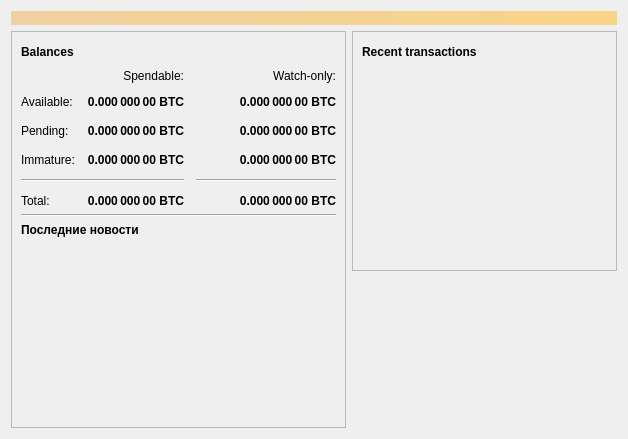
<?xml version="1.0" encoding="UTF-8"?>
<ui version="4.0">
 <class>OverviewPage</class>
 <widget class="QWidget" name="OverviewPage">
  <property name="geometry">
   <rect>
    <x>0</x>
    <y>0</y>
    <width>628</width>
    <height>434</height>
   </rect>
  </property>
  <property name="windowTitle">
   <string>Form</string>
  </property>
  <layout class="QVBoxLayout" name="topLayout">
   <item>
    <widget class="QLabel" name="labelAlerts">
     <property name="visible">
      <bool>false</bool>
     </property>
     <property name="styleSheet">
      <string notr="true">background-color: qlineargradient(x1: 0, y1: 0, x2: 1, y2: 0, stop:0 #F0D0A0, stop:1 #F8D488); color:#000000;</string>
     </property>
     <property name="wordWrap">
      <bool>true</bool>
     </property>
     <property name="margin">
      <number>3</number>
     </property>
    </widget>
   </item>
   <item>
    <layout class="QHBoxLayout" name="horizontalLayout" stretch="1,1">
     <item>
      <layout class="QVBoxLayout" name="verticalLayout_2">
       <item>
        <widget class="QFrame" name="frame">
         <property name="sizePolicy">
          <sizepolicy hsizetype="Preferred" vsizetype="Expanding">
           <horstretch>0</horstretch>
           <verstretch>200</verstretch>
          </sizepolicy>
         </property>
         <property name="frameShape">
          <enum>QFrame::StyledPanel</enum>
         </property>
         <property name="frameShadow">
          <enum>QFrame::Raised</enum>
         </property>
         <layout class="QVBoxLayout" name="verticalLayout_4">
          <item>
           <layout class="QHBoxLayout" name="horizontalLayout_4">
            <item>
             <widget class="QLabel" name="label_5">
              <property name="font">
               <font>
                <weight>75</weight>
                <bold>true</bold>
               </font>
              </property>
              <property name="text">
               <string>Balances</string>
              </property>
             </widget>
            </item>
            <item>
             <widget class="QPushButton" name="labelWalletStatus">
              <property name="enabled">
               <bool>true</bool>
              </property>
              <property name="maximumSize">
               <size>
                <width>30</width>
                <height>16777215</height>
               </size>
              </property>
              <property name="toolTip">
               <string>The displayed information may be out of date. Your wallet automatically synchronizes with the FirstCoin network after a connection is established, but this process has not completed yet.</string>
              </property>
              <property name="text">
               <string/>
              </property>
              <property name="icon">
               <iconset resource="../bitcoin.qrc">
                <normaloff>:/icons/warning</normaloff>
                <disabledoff>:/icons/warning</disabledoff>:/icons/warning</iconset>
              </property>
              <property name="iconSize">
               <size>
                <width>24</width>
                <height>24</height>
               </size>
              </property>
              <property name="flat">
               <bool>true</bool>
              </property>
             </widget>
            </item>
            <item>
             <spacer name="horizontalSpacer_3">
              <property name="orientation">
               <enum>Qt::Horizontal</enum>
              </property>
              <property name="sizeHint" stdset="0">
               <size>
                <width>40</width>
                <height>20</height>
               </size>
              </property>
             </spacer>
            </item>
           </layout>
          </item>
          <item>
           <layout class="QGridLayout" name="gridLayout">
            <property name="spacing">
             <number>12</number>
            </property>
            <item row="2" column="2">
             <widget class="QLabel" name="labelWatchPending">
              <property name="font">
               <font>
                <weight>75</weight>
                <bold>true</bold>
               </font>
              </property>
              <property name="cursor">
               <cursorShape>IBeamCursor</cursorShape>
              </property>
              <property name="toolTip">
               <string>Unconfirmed transactions to watch-only addresses</string>
              </property>
              <property name="text">
               <string notr="true">0.000 000 00 BTC</string>
              </property>
              <property name="alignment">
               <set>Qt::AlignRight|Qt::AlignTrailing|Qt::AlignVCenter</set>
              </property>
              <property name="textInteractionFlags">
               <set>Qt::LinksAccessibleByMouse|Qt::TextSelectableByKeyboard|Qt::TextSelectableByMouse</set>
              </property>
             </widget>
            </item>
            <item row="2" column="1">
             <widget class="QLabel" name="labelUnconfirmed">
              <property name="font">
               <font>
                <weight>75</weight>
                <bold>true</bold>
               </font>
              </property>
              <property name="cursor">
               <cursorShape>IBeamCursor</cursorShape>
              </property>
              <property name="toolTip">
               <string>Total of transactions that have yet to be confirmed, and do not yet count toward the spendable balance</string>
              </property>
              <property name="text">
               <string notr="true">0.000 000 00 BTC</string>
              </property>
              <property name="alignment">
               <set>Qt::AlignRight|Qt::AlignTrailing|Qt::AlignVCenter</set>
              </property>
              <property name="textInteractionFlags">
               <set>Qt::LinksAccessibleByMouse|Qt::TextSelectableByKeyboard|Qt::TextSelectableByMouse</set>
              </property>
             </widget>
            </item>
            <item row="3" column="2">
             <widget class="QLabel" name="labelWatchImmature">
              <property name="font">
               <font>
                <weight>75</weight>
                <bold>true</bold>
               </font>
              </property>
              <property name="cursor">
               <cursorShape>IBeamCursor</cursorShape>
              </property>
              <property name="toolTip">
               <string>Mined balance in watch-only addresses that has not yet matured</string>
              </property>
              <property name="text">
               <string notr="true">0.000 000 00 BTC</string>
              </property>
              <property name="alignment">
               <set>Qt::AlignRight|Qt::AlignTrailing|Qt::AlignVCenter</set>
              </property>
              <property name="textInteractionFlags">
               <set>Qt::LinksAccessibleByMouse|Qt::TextSelectableByKeyboard|Qt::TextSelectableByMouse</set>
              </property>
             </widget>
            </item>
            <item row="4" column="0" colspan="2">
             <widget class="Line" name="line">
              <property name="orientation">
               <enum>Qt::Horizontal</enum>
              </property>
             </widget>
            </item>
            <item row="4" column="2">
             <widget class="Line" name="lineWatchBalance">
              <property name="sizePolicy">
               <sizepolicy hsizetype="Preferred" vsizetype="Fixed">
                <horstretch>0</horstretch>
                <verstretch>0</verstretch>
               </sizepolicy>
              </property>
              <property name="minimumSize">
               <size>
                <width>140</width>
                <height>0</height>
               </size>
              </property>
              <property name="orientation">
               <enum>Qt::Horizontal</enum>
              </property>
             </widget>
            </item>
            <item row="5" column="0">
             <widget class="QLabel" name="labelTotalText">
              <property name="text">
               <string>Total:</string>
              </property>
             </widget>
            </item>
            <item row="3" column="1">
             <widget class="QLabel" name="labelImmature">
              <property name="font">
               <font>
                <weight>75</weight>
                <bold>true</bold>
               </font>
              </property>
              <property name="cursor">
               <cursorShape>IBeamCursor</cursorShape>
              </property>
              <property name="toolTip">
               <string>Mined balance that has not yet matured</string>
              </property>
              <property name="text">
               <string notr="true">0.000 000 00 BTC</string>
              </property>
              <property name="alignment">
               <set>Qt::AlignRight|Qt::AlignTrailing|Qt::AlignVCenter</set>
              </property>
              <property name="textInteractionFlags">
               <set>Qt::LinksAccessibleByMouse|Qt::TextSelectableByKeyboard|Qt::TextSelectableByMouse</set>
              </property>
             </widget>
            </item>
            <item row="2" column="3">
             <spacer name="horizontalSpacer_2">
              <property name="orientation">
               <enum>Qt::Horizontal</enum>
              </property>
              <property name="sizeHint" stdset="0">
               <size>
                <width>40</width>
                <height>20</height>
               </size>
              </property>
             </spacer>
            </item>
            <item row="3" column="0">
             <widget class="QLabel" name="labelImmatureText">
              <property name="text">
               <string>Immature:</string>
              </property>
             </widget>
            </item>
            <item row="5" column="1">
             <widget class="QLabel" name="labelTotal">
              <property name="font">
               <font>
                <weight>75</weight>
                <bold>true</bold>
               </font>
              </property>
              <property name="cursor">
               <cursorShape>IBeamCursor</cursorShape>
              </property>
              <property name="toolTip">
               <string>Your current total balance</string>
              </property>
              <property name="text">
               <string notr="true">0.000 000 00 BTC</string>
              </property>
              <property name="alignment">
               <set>Qt::AlignRight|Qt::AlignTrailing|Qt::AlignVCenter</set>
              </property>
              <property name="textInteractionFlags">
               <set>Qt::LinksAccessibleByMouse|Qt::TextSelectableByKeyboard|Qt::TextSelectableByMouse</set>
              </property>
             </widget>
            </item>
            <item row="5" column="2">
             <widget class="QLabel" name="labelWatchTotal">
              <property name="font">
               <font>
                <weight>75</weight>
                <bold>true</bold>
               </font>
              </property>
              <property name="cursor">
               <cursorShape>IBeamCursor</cursorShape>
              </property>
              <property name="toolTip">
               <string>Current total balance in watch-only addresses</string>
              </property>
              <property name="text">
               <string notr="true">0.000 000 00 BTC</string>
              </property>
              <property name="alignment">
               <set>Qt::AlignRight|Qt::AlignTrailing|Qt::AlignVCenter</set>
              </property>
              <property name="textInteractionFlags">
               <set>Qt::LinksAccessibleByMouse|Qt::TextSelectableByKeyboard|Qt::TextSelectableByMouse</set>
              </property>
             </widget>
            </item>
            <item row="0" column="2">
             <widget class="QLabel" name="labelWatchonly">
              <property name="text">
               <string>Watch-only:</string>
              </property>
              <property name="alignment">
               <set>Qt::AlignRight|Qt::AlignTrailing|Qt::AlignVCenter</set>
              </property>
             </widget>
            </item>
            <item row="1" column="0">
             <widget class="QLabel" name="labelBalanceText">
              <property name="text">
               <string>Available:</string>
              </property>
             </widget>
            </item>
            <item row="1" column="1">
             <widget class="QLabel" name="labelBalance">
              <property name="font">
               <font>
                <weight>75</weight>
                <bold>true</bold>
               </font>
              </property>
              <property name="cursor">
               <cursorShape>IBeamCursor</cursorShape>
              </property>
              <property name="toolTip">
               <string>Your current spendable balance</string>
              </property>
              <property name="text">
               <string notr="true">0.000 000 00 BTC</string>
              </property>
              <property name="alignment">
               <set>Qt::AlignRight|Qt::AlignTrailing|Qt::AlignVCenter</set>
              </property>
              <property name="textInteractionFlags">
               <set>Qt::LinksAccessibleByMouse|Qt::TextSelectableByKeyboard|Qt::TextSelectableByMouse</set>
              </property>
             </widget>
            </item>
            <item row="1" column="2">
             <widget class="QLabel" name="labelWatchAvailable">
              <property name="font">
               <font>
                <weight>75</weight>
                <bold>true</bold>
               </font>
              </property>
              <property name="cursor">
               <cursorShape>IBeamCursor</cursorShape>
              </property>
              <property name="toolTip">
               <string>Your current balance in watch-only addresses</string>
              </property>
              <property name="text">
               <string notr="true">0.000 000 00 BTC</string>
              </property>
              <property name="alignment">
               <set>Qt::AlignRight|Qt::AlignTrailing|Qt::AlignVCenter</set>
              </property>
              <property name="textInteractionFlags">
               <set>Qt::LinksAccessibleByMouse|Qt::TextSelectableByKeyboard|Qt::TextSelectableByMouse</set>
              </property>
             </widget>
            </item>
            <item row="2" column="0">
             <widget class="QLabel" name="labelPendingText">
              <property name="text">
               <string>Pending:</string>
              </property>
             </widget>
            </item>
            <item row="0" column="1">
             <widget class="QLabel" name="labelSpendable">
              <property name="text">
               <string>Spendable:</string>
              </property>
              <property name="alignment">
               <set>Qt::AlignRight|Qt::AlignTrailing|Qt::AlignVCenter</set>
              </property>
             </widget>
            </item>
           </layout>
          </item>
          <item>
           <widget class="Line" name="line_2">
            <property name="orientation">
             <enum>Qt::Horizontal</enum>
            </property>
           </widget>
          </item>
          <item>
           <widget class="QLabel" name="labelNews">
            <property name="font">
             <font>
              <weight>75</weight>
              <bold>true</bold>
             </font>
            </property>
            <property name="text">
             <string>Последние новости</string>
            </property>
           </widget>
          </item>
          <item>
           <widget class="QListWidget" name="newsList">
            <property name="sizePolicy">
             <sizepolicy hsizetype="Expanding" vsizetype="Expanding">
              <horstretch>0</horstretch>
              <verstretch>200</verstretch>
             </sizepolicy>
            </property>
            <property name="minimumSize">
             <size>
              <width>0</width>
              <height>175</height>
             </size>
            </property>
            <property name="font">
             <font>
              <pointsize>10</pointsize>
             </font>
            </property>
            <property name="styleSheet">
             <string notr="true">background:transparent;</string>
            </property>
            <property name="horizontalScrollBarPolicy">
             <enum>Qt::ScrollBarAlwaysOff</enum>
            </property>
            <property name="sizeAdjustPolicy">
             <enum>QAbstractScrollArea::AdjustIgnored</enum>
            </property>
            <property name="selectionBehavior">
             <enum>QAbstractItemView::SelectRows</enum>
            </property>
            <property name="resizeMode">
             <enum>QListView::Adjust</enum>
            </property>
           </widget>
          </item>
         </layout>
        </widget>
       </item>
       <item>
        <spacer name="verticalSpacer">
         <property name="orientation">
          <enum>Qt::Vertical</enum>
         </property>
         <property name="sizeHint" stdset="0">
          <size>
           <width>20</width>
           <height>1</height>
          </size>
         </property>
        </spacer>
       </item>
      </layout>
     </item>
     <item>
      <layout class="QVBoxLayout" name="verticalLayout_3">
       <item>
        <widget class="QFrame" name="frame_2">
         <property name="frameShape">
          <enum>QFrame::StyledPanel</enum>
         </property>
         <property name="frameShadow">
          <enum>QFrame::Raised</enum>
         </property>
         <layout class="QVBoxLayout" name="verticalLayout">
          <item>
           <layout class="QHBoxLayout" name="horizontalLayout_2">
            <item>
             <widget class="QLabel" name="label_4">
              <property name="font">
               <font>
                <weight>75</weight>
                <bold>true</bold>
               </font>
              </property>
              <property name="text">
               <string>Recent transactions</string>
              </property>
             </widget>
            </item>
            <item>
             <widget class="QPushButton" name="labelTransactionsStatus">
              <property name="enabled">
               <bool>true</bool>
              </property>
              <property name="maximumSize">
               <size>
                <width>30</width>
                <height>16777215</height>
               </size>
              </property>
              <property name="toolTip">
               <string>The displayed information may be out of date. Your wallet automatically synchronizes with the FirstCoin network after a connection is established, but this process has not completed yet.</string>
              </property>
              <property name="text">
               <string/>
              </property>
              <property name="icon">
               <iconset resource="../bitcoin.qrc">
                <normaloff>:/icons/warning</normaloff>
                <disabledoff>:/icons/warning</disabledoff>:/icons/warning</iconset>
              </property>
              <property name="iconSize">
               <size>
                <width>24</width>
                <height>24</height>
               </size>
              </property>
              <property name="flat">
               <bool>true</bool>
              </property>
             </widget>
            </item>
            <item>
             <spacer name="horizontalSpacer">
              <property name="orientation">
               <enum>Qt::Horizontal</enum>
              </property>
              <property name="sizeHint" stdset="0">
               <size>
                <width>40</width>
                <height>20</height>
               </size>
              </property>
             </spacer>
            </item>
           </layout>
          </item>
          <item>
           <widget class="QListView" name="listTransactions">
            <property name="styleSheet">
             <string notr="true">QListView { background: transparent; }</string>
            </property>
            <property name="frameShape">
             <enum>QFrame::NoFrame</enum>
            </property>
            <property name="verticalScrollBarPolicy">
             <enum>Qt::ScrollBarAlwaysOff</enum>
            </property>
            <property name="horizontalScrollBarPolicy">
             <enum>Qt::ScrollBarAlwaysOff</enum>
            </property>
            <property name="selectionMode">
             <enum>QAbstractItemView::NoSelection</enum>
            </property>
           </widget>
          </item>
         </layout>
        </widget>
       </item>
       <item>
        <spacer name="verticalSpacer_2">
         <property name="orientation">
          <enum>Qt::Vertical</enum>
         </property>
         <property name="sizeHint" stdset="0">
          <size>
           <width>20</width>
           <height>40</height>
          </size>
         </property>
        </spacer>
       </item>
      </layout>
     </item>
    </layout>
   </item>
  </layout>
 </widget>
 <resources/>
 <connections/>
</ui>
